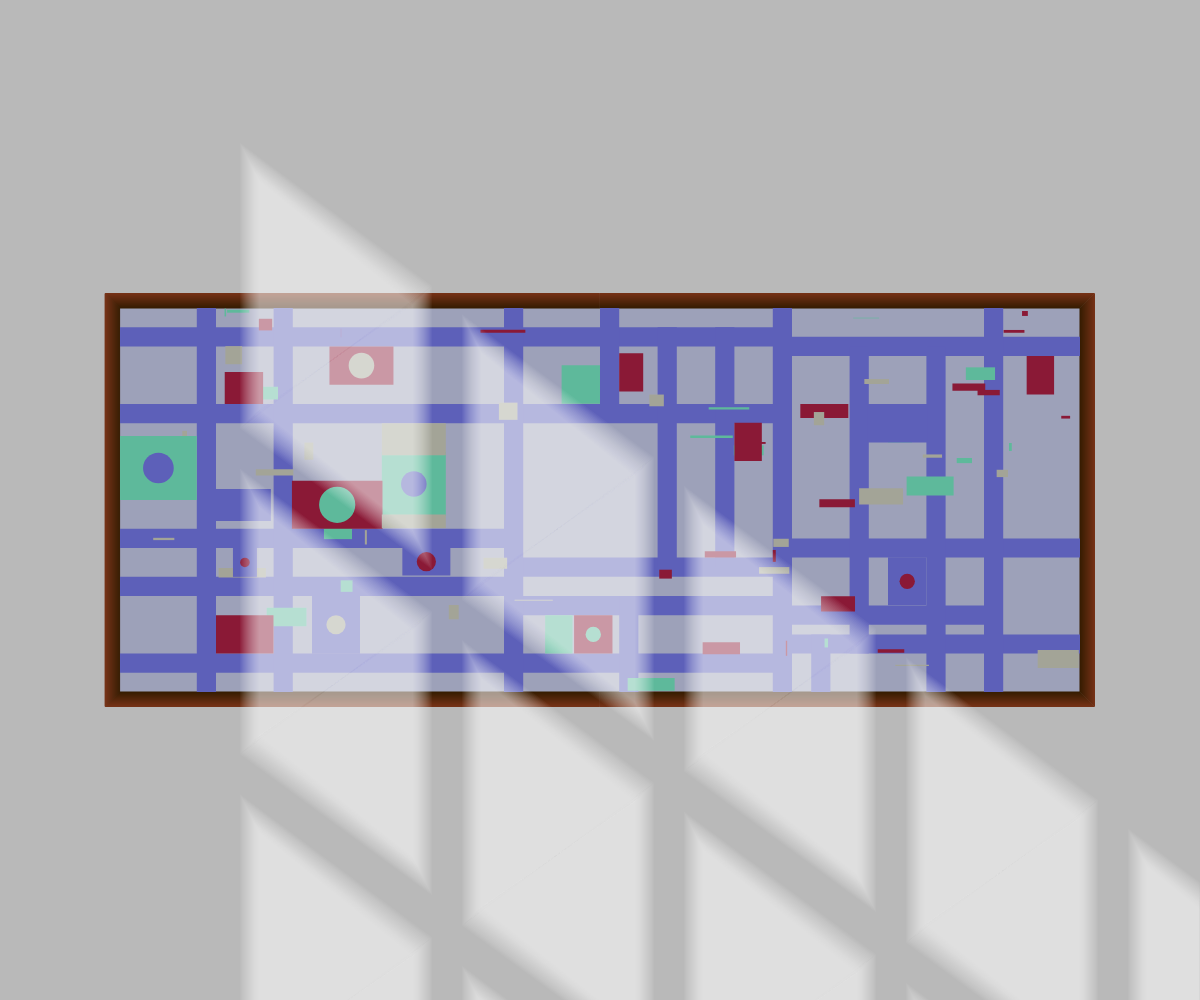
Frame 1 (no input)
Frame 60 (no input): identical to frame 1, image omitted
Frame 120 (the mouse pressed at the canvas centre since frame 60): identical to frame 1, image omitted

The p5.js sketch that drew this single still picture (run headless with seeded random() and noise() and a simulated clock; from frame 60 on, the mouse is pressed at the canvas centre):

// p5.js sketch
// ── sketch.js
// Define colours
let limeGreen, roseRed, milkYellow, linePurple, shallowPurple;

// Create dimension for inside canvas
let insideCanvas;

// Array to store small rectangles
let smallRectangles = [];
let numOfSmallRects = 60;

// Array to store purple lines
let purpleLinesArray = [];

// Array to generate featured rectangles
let featuredRectArray = [];

// Array to generate centred circles in rectangles
let centredCircleArray = [];

function setup() {
  createCanvas(windowWidth, windowHeight);

  // State parameter range to use opacity under HSB mode
  // The current project uses RGB as its default colour mode
  colorMode(RGB);
  angleMode(DEGREES);

  // Preset colours
  limeGreen = color(130, 255, 213);
  roseRed = color(190, 34, 74);
  milkYellow = color(225, 226, 208);
  linePurple = color(128, 132, 255);
  shallowPurple = color(216, 222, 255);

  // Initialise insideCanvas
  insideCanvas = new InsideCanvas();

  // Generate purple lines
  generatePurpleLines();

  // Generate small rectangles
  generateSmallRectangles();

  // Create and add featured rectangles to the array
  generateFeaturedRectangles();

  generateCentredCircle();
}

function draw() {
  // This is background color
  background(255);
  // Draw canvas for the drawing elements
  drawInsideCanvas();
  drawFrame();

  // Draw purple lines in the canvas
  // This must be at the bottom of the canvas
  drawPurpleLines();

  // Draw small rectangles
  drawSmallRectangles();

  // Display and update each featured rectangle
  drawFeaturedRectangles();

  // Draw circles in the middle of specific rects
  drawCentredCircle();

  // This is the shadow of the whole canvas
  // This must be on the top of the canvas
  drawShadow();
  drawLightShadow();
}

function windowResized() {
  resizeCanvas(windowWidth, windowHeight);

  // Update insideCanvas dimensions
  insideCanvas.updateDimensions();

  // Regenerate purple lines
  generatePurpleLines();

  // Regenerate small rectangles
  generateSmallRectangles();
}

// Draw inside canvas based on the insideCanvas class
function drawInsideCanvas() {
    // Draw inside canvas
    fill(shallowPurple);
    noStroke();
    rect(insideCanvas.x, insideCanvas.y, insideCanvas.width, insideCanvas.height);
}

function drawFrame() {
for (let i = 0; i < 30; i++) {
    noFill();
    stroke(73 + 3 * i, 38 + i, 1 + i);
    let frameX = insideCanvas.x - i / 2;
    let frameY = insideCanvas.y - i / 2;
    let frameWidth = insideCanvas.width + i;
    let frameHeight = insideCanvas.height + i;
    rect(frameX, frameY, frameWidth, frameHeight);
  }
}

let purpleLinesDataArray = [
  // Horizontal lines
  { x: 0, y: 1 / 20, w: 7 / 10, h: 1 / 20 },
  { x: 7 / 10, y: 1.5 / 20, w: 3 / 10, h: 1 / 20 },
  { x: 0, y: 1 / 4, w: 7 / 10, h: 1 / 20 },
  { x: 0, y: 11.5 / 20, w: 2 / 5, h: 1 / 20 },
  { x: 7 / 10, y: 12 / 20, w: 3 / 10, h: 1 / 20 },
  { x: 2 / 5, y: 13 / 20, w: 3 / 10, h: 1 / 20 },
  { x: 0, y: 14 / 20, w: 2 / 5, h: 1 / 20 },
  { x: 2 / 5, y: 3 / 4, w: 3 / 10, h: 1 / 20 },
  { x: 7 / 10, y: 15.5 / 20, w: 1 / 5, h: 1 / 20 },
  { x: 7 / 10, y: 17 / 20, w: 3 / 10, h: 1 / 20 },
  { x: 0, y: 9 / 10, w: 7 / 10, h: 1 / 20 },

  // Vertical lines
  { x: 2 / 25, y: 0, w: 1 / 50, h: 1 },
  { x: 4 / 25, y: 0, w: 1 / 50, h: 1 },
  { x: 2 / 5, y: 0, w: 1 / 50, h: 1 },
  { x: 1 / 2, y: 0, w: 1 / 50, h: 1 / 4 },
  { x: 13 / 25, y: 3 / 4, w: 1 / 50, h: 1 / 4 },
  { x: 14 / 25, y: 1 / 20, w: 1 / 50, h: 7.5 / 12 },
  { x: 15.5 / 25, y: 1 / 20, w: 1 / 50, h: 7.5 / 12 },
  { x: 17 / 25, y: 0, w: 1 / 50, h: 1 },
  { x: 18 / 25, y: 17 / 20, w: 1 / 50, h: 3 / 20 },
  { x: 19 / 25, y: 1 / 10, w: 1 / 50, h: 8 / 10 },
  { x: 21 / 25, y: 1 / 10, w: 1 / 50, h: 9 / 10 },
  { x: 22.5 / 25, y: 0, w: 1 / 50, h: 1 }
];

function generatePurpleLines() {
  purpleLinesArray = purpleLinesDataArray.map(data => new PurpleLine(data.x, data.y, data.w, data.h));
  purpleLinesArray.forEach(line => line.updateSize(insideCanvas.width, insideCanvas.height));
}

function drawPurpleLines() {
  noStroke();
  purpleLinesArray.forEach(line => line.display());
}

//This is light part of shallow
function drawLightShadow(){
    fill(255, 10);
    noStroke;
    //Create base part of shallow triangles
    //Base elements of shallow
    let baseUpX1 = windowWidth / 5;
    let baseUpY1 = windowHeight / 7;
    let baseUpX2 = windowWidth / 5;
    let baseUpY2 = 3 * windowHeight / 7;
    let baseUpX3 = 9 * windowWidth / 25;
    let baseUpY3 = 2 * windowHeight / 7;
    let baseUpX4 = 9 * windowWidth / 25;
    let baseUpY4 = 4 * windowHeight / 7 - 2;
    //Empty between shallow shapes
    let shallowEmptyX = windowWidth / 40;
    let shallowEmptyY = windowHeight / 25;
    //calculate the distance between two shapes
    let shallowDistanceX = shallowEmptyX + 4 * windowWidth / 25;
    let shallowDistanceY = shallowEmptyY + 2 * windowHeight / 7;
    //claculate the distance between vertical column
    let shallowVerticalDistance = windowHeight / 7 + windowHeight / 35;
    //Use loop to draw shape
    for (let col = 0; col < 5; col++) {
      for (let row = 0; row < 3; row++) {
        for (let i = 0; i < 20; i++) {
          let dx = col * shallowDistanceX;
          let dy = 1 * row * shallowDistanceY + col * shallowVerticalDistance;
          //calculate shallow shape value
          let x1 = baseUpX1 + i + dx;
          let y1 = baseUpY1 + 2 * i + dy;
          let x2 = baseUpX2 + i + dx;
          let y2 = baseUpY2 - i + dy;
          let x3 = baseUpX3 - i + dx;
          let y3 = baseUpY3 + i + dy;
          let x4 = baseUpX4 - i + dx;
          let y4 = baseUpY4 - 2 * i + dy;
          //draw shape( two triangles)
          triangle(x1, y1, x2, y2, x3, y3);
          triangle(x4, y4, x2, y2, x3, y3);
        }
      }
  }
}

//This is shadow base
function drawShadow() {
    // Draw base dark shadow
    fill(0, 70);
    noStroke();
    rect(0, 0, windowWidth, windowHeight);
}


function generateSmallRectangles() {
  let colors = [limeGreen, roseRed, milkYellow];
  smallRectangles = [];
  for (let i = 0; i < numOfSmallRects; i++) {
      let color = random(colors);
      let w = random(insideCanvas.width / 20);
      let h = random(insideCanvas.height / 20);
      let x = insideCanvas.x + random(insideCanvas.width - w);  // This ensures small rects are inside the frame
      let y = insideCanvas.y + random(insideCanvas.height - h); // This ensures small rects are inside the frame
      smallRectangles.push({ color, x, y, w, h });  // Push rect data into an object
  }
}

function drawSmallRectangles() {
  for (let smallRect of smallRectangles) {
      fill(smallRect.color);
      rect(smallRect.x, smallRect.y, smallRect.w, smallRect.h);
  }
}

// Draw featured rectangles
// Record the position of each rectangles
function featuredRectanglesDataArray() {
  return [
  // Lime Green Rectangles
  { x: 0, y: 1 / 3, w: 1 / 12.5, h: 1 / 6, color: limeGreen },
  { x: 3 / 11, y: 3 / 8, w: 1 / 15, h: 1 / 6, color: limeGreen },
  { x: 6.44 / 14, y: 1 / 6.7, w: 1 / 25, h: 1 / 10, color: limeGreen },
  { x: 11.2 / 14, y: 1 / 4, w: 1 / 40, h: 1 / 10, color: limeGreen },
  { x: 6.2 / 14, y: 1 / 1.25, w: 1 / 35, h: 1 / 10, color: limeGreen },

  // Rose Red Rectangles
  { x: 1.2 / 11, y: 1 / 6, w: 1 / 25, h: 1 / 12, color: roseRed },
  { x: 2.4 / 11, y: 1 / 10, w: 1 / 15, h: 1 / 10, color: roseRed },
  { x: 5.72 / 11, y: 1 / 8.5, w: 1 / 40, h: 1 / 10, color: roseRed },
  { x: 17 / 18, y: 1 / 8, w: 1 / 35, h: 1 / 10, color: roseRed },
  { x: 7.04 / 11, y: 1 / 3.35, w: 1 / 35, h: 1 / 10, color: roseRed },
  { x: 1.97 / 11, y: 4.5 / 10, w: 1 / 10.6, h: 1 / 8, color: roseRed },
  { x: 1 / 10, y: 8 / 10, w: 1 / 16.7, h: 1 / 10, color: roseRed },
  { x: 4.73 / 10, y: 1 / 1.25, w: 1 / 25, h: 1 / 10, color: roseRed },

  // Line Purple Rectangles
  { x: 1 / 10, y: 3.3 / 7, w: 1 / 17.5, h: 1 / 12, color: linePurple },
  { x: 1 / 8.5, y: 1 / 1.6, w: 1 / 40, h: 1 / 13.3, color: linePurple },
  { x: 1 / 5, y: 1 / 1.335, w: 1 / 20, h: 1 / 6.6, color: linePurple },
  { x: 1 / 3.4, y: 1 / 1.6, w: 1 / 20, h: 1 / 14, color: linePurple },
  { x: 1 / 1.25, y: 1 / 1.54, w: 1 / 25, h: 1 / 8, color: linePurple },
  { x: 1 / 1.285, y: 1 / 4, w: 1 / 16, h: 1 / 10, color: linePurple },

  // Milk Yellow Rectangles
  { x: 3 / 11, y: 2.4 / 8, w: 1 / 15, h: 1 / 12, color: milkYellow },
  { x: 3 / 11, y: 4.3 / 8, w: 1 / 15, h: 1 / 28, color: milkYellow },
  ];
}

function generateFeaturedRectangles() {
  let dataArray = featuredRectanglesDataArray();
  for (let i = 0; i < dataArray.length; i++) {
    let data = dataArray[i];
    let rect = new FeatureRectangles(data.x, data.y, data.w, data.h, data.color);
    featuredRectArray.push(rect);
  }
}

function drawFeaturedRectangles() {
  for (let i = 0; i < featuredRectArray.length; i++) {
    let rect = featuredRectArray[i];
    rect.updateSize(insideCanvas.width, insideCanvas.height);
    rect.display();
  }
}

// Draw circles inside of specific rectangles
function getFeaturedRectPos() {
  return [
    // In the lime green rects
    // Green 1
    { x: 0, y: 1 / 3, w: 1 / 12.5, h: 1 / 6, color: linePurple },
    // Green 2
    { x: 3 / 11, y: 3 / 8, w: 1 / 15, h: 1 / 6, color: linePurple },
    // In the rose red rects
    // Red 2
    { x: 2.4 / 11, y: 1 / 10, w: 1 / 15, h: 1 / 10, color: milkYellow },
    // Red 6
    { x: 1.97 / 11, y: 4.5 / 10, w: 1 / 10.6, h: 1 / 8, color: limeGreen },
    // Red 8
    { x: 4.73 / 10, y: 1 / 1.25, w: 1 / 25, h: 1 / 10, color: limeGreen },
    // In the purple rects
    // P2
    { x: 1 / 8.5, y: 1 / 1.6, w: 1 / 40, h: 1 / 13.3, color: roseRed },
    // P3
    { x: 1 / 5, y: 1 / 1.335, w: 1 / 20, h: 1 / 6.6, color: milkYellow },
    // P4
    { x: 1 / 3.4, y: 1 / 1.6, w: 1 / 20, h: 1 / 14, color: roseRed },
    // P5
    { x: 1 / 1.25, y: 1 / 1.54, w: 1 / 25, h: 1 / 8, color: roseRed },
  ];
}

function generateCentredCircle() {
  let featuredRectPos = getFeaturedRectPos();
  centredCircleArray = featuredRectPos.map(data => {
      let radius = min(data.w, data.h); // Calculate radius based on the smallest dimension of the rectangle
      return new circlesInRectangles(data.x + data.w / 2, data.y + data.h / 2, radius, data.color);
  });
  centredCircleArray.forEach(circle => circle.updateSize(insideCanvas.width, insideCanvas.height));
}

function drawCentredCircle() {
  for (let i = 0; i < centredCircleArray.length; i++) {
    let circle = centredCircleArray[i];
    circle.updateSize(insideCanvas.width, insideCanvas.height);
    circle.display();
  }
}
// ── FeaturedRectClass.js
class FeatureRectangles {
    constructor(x, y, w, h, color) {
        this.x = x; // Normalized x position (percentage of insideCanvas width)
        this.y = y; // Normalized y position (percentage of insideCanvas height)
        this.w = w; // Normalized width (percentage of insideCanvas width)
        this.h = h; // Normalized height (percentage of insideCanvas height)
        this.color = color;
        this.drawX = this.x;
        this.drawY = this.y;
        this.drawW = this.w;
        this.drawH = this.h;
    }

    display() {
        fill(this.color);
        rect(this.drawX, this.drawY, this.drawW, this.drawH);
    }

    updateSize(insideCanvasWidth, insideCanvasHeight) {
        this.drawX = this.x * insideCanvasWidth + insideCanvas.x;
        this.drawY = this.y * insideCanvasHeight + insideCanvas.y;
        this.drawW = this.w * insideCanvasWidth;
        this.drawH = this.h * insideCanvasHeight;
    }
}

// Create a class to store circles in rects
class circlesInRectangles {
    constructor(x, y, r, color) {
        this.x = x; // Normalized x position (percentage of insideCanvas width)
        this.y = y; // Normalized y position (percentage of insideCanvas height)
        this.r = r; // Radius (based on the minimum dimension of the corresponding rectangle)
        this.color = color;
        this.drawX = this.x;
        this.drawY = this.y;
        this.drawR = this.r;
    }

    display() {
    fill(this.color);
    noStroke();
    ellipse(this.drawX, this.drawY, this.drawR);
    }

    updateSize(insideCanvasWidth, insideCanvasHeight) {
      this.drawX = this.x * insideCanvasWidth + insideCanvas.x;
      this.drawY = this.y * insideCanvasHeight + insideCanvas.y;
      this.drawR = this.r * min(insideCanvasWidth, insideCanvasHeight);
    }
}
// ── InsideCanvasClass.js
/*
Please notice:
All the elements at the current stage are static,
please preset their position based on Di's drawing.
If your set up requires others work as a prerequist,
make sure you communicate with them and when they are able to finish the work,
and then you can move on.
*/

// Define a class to organise dimension variables

class InsideCanvas {
    constructor() {
        this.updateDimensions();
    }

    updateDimensions() {
        // Set the ratio
        this.ratio = 5 / 2;

        // Calculate the width and height based on the window size while maintaining the ratio
        if (windowWidth / windowHeight >= this.ratio) {
            // Window is wider than the ratio, height is the limiting factor
            this.height = 3 * windowHeight / 5;
            this.width = this.height * this.ratio;
        } else {
            // Window is taller than the ratio, width is the limiting factor
            this.width = 4 * windowWidth / 5;
            this.height = this.width / this.ratio;
        }

        // Center the insideCanvas
        this.x = (windowWidth - this.width) / 2;
        this.y = (windowHeight - this.height) / 2;
    }
}
// ── PurpleLineClass.js
class PurpleLine {
    constructor(x, y, w, h) {
        this.x = x;
        this.y = y;
        this.w = w;
        this.h = h;
        this.drawX = this.x;
        this.drawY = this.y;
        this.drawW = this.w;
        this.drawH = this.h;
    }

    display() {
        fill(linePurple);
        rect(this.drawX, this.drawY, this.drawW, this.drawH);
    }

    updateSize(insideCanvasWidth, insideCanvasHeight) {
        this.drawX = this.x * insideCanvasWidth + insideCanvas.x;
        this.drawY = this.y * insideCanvasHeight + insideCanvas.y;
        this.drawW = this.w * insideCanvasWidth;
        this.drawH = this.h * insideCanvasHeight;
    }
}
